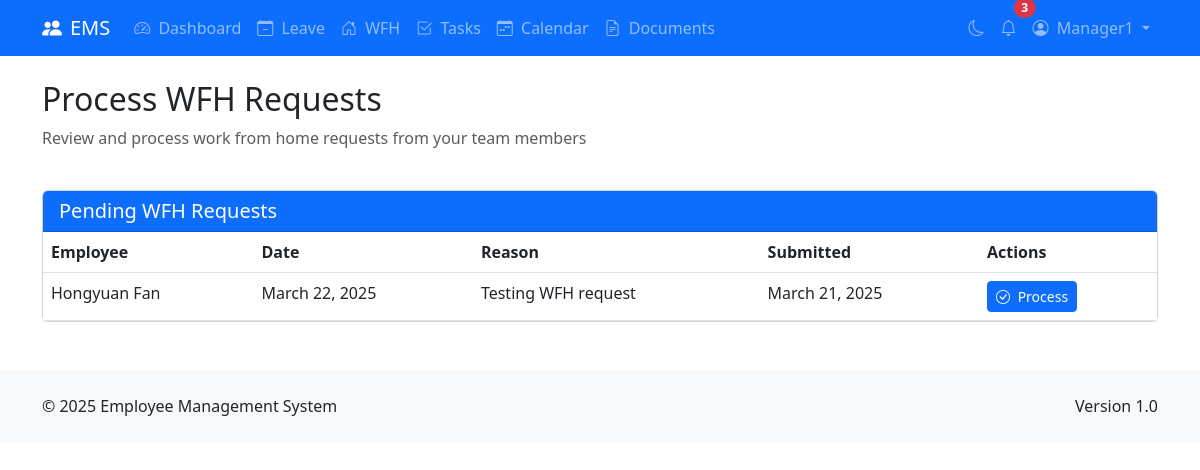
Page /wfh/process/ (signed in) on the committed database.
### accounts/models.py (models this page shows, shortened)
class CustomUser(AbstractUser):
    EMPLOYEE = 'employee'
    MANAGER = 'manager'
    HR = 'hr'
    ADMIN = 'admin'
    USER_TYPES = [
        (EMPLOYEE, 'Employee'),
        (MANAGER, 'Manager'),
        (HR, 'HR'),
        (ADMIN, 'Admin'),
    ]
    IT = 'it'
    HR_DEPT = 'hr'
    FINANCE = 'finance'
    MARKETING = 'marketing'
    SALES = 'sales'
    OPERATIONS = 'operations'
    CUSTOMER_SERVICE = 'customer_service'
    RESEARCH = 'research'
    DEPARTMENTS = [
        (IT, 'Information Technology'),
        (HR_DEPT, 'Human Resources'),
        (FINANCE, 'Finance'),
        (MARKETING, 'Marketing'),
        (SALES, 'Sales'),
        (OPERATIONS, 'Operations'),
        (CUSTOMER_SERVICE, 'Customer Service'),
        (RESEARCH, 'Research & Development'),
    ]
    user_type = models.CharField(max_length=20, choices=USER_TYPES, default=EMPLOYEE)
    department = models.CharField(max_length=20, choices=DEPARTMENTS, null=True, blank=True)
    phone_number = models.CharField(max_length=20, blank=True)
    address = models.TextField(blank=True)
    emergency_contact = models.CharField(max_length=100, blank=True)
    date_of_birth = models.DateField(null=True, blank=True)
    hire_date = models.DateField(null=True, blank=True)
    profile_picture = models.ImageField(upload_to=profile_picture_upload_path, null=True, blank=True)
    manager = models.ForeignKey(
        'self',
        on_delete=models.SET_NULL,
        null=True,
        blank=True,
        related_name='managed_employees'
    )
    def is_manager_or_above(self):
        return self.user_type in [self.MANAGER, self.HR, self.ADMIN]
    def get_pending_wfh_requests(self):
        from wfh_system.models import WFHRequest
        return WFHRequest.objects.filter(
            user__in=self.managed_employees.all(),
            status=WFHRequest.PENDING
        )

### wfh_system/models.py (models this page shows, shortened)
class WFHRequest(models.Model):
    PENDING = 'pending'
    APPROVED = 'approved'
    REJECTED = 'rejected'
    CANCELLED = 'cancelled'
    STATUS_CHOICES = [
        (PENDING, 'Pending'),
        (APPROVED, 'Approved'),
        (REJECTED, 'Rejected'),
        (CANCELLED, 'Cancelled'),
    ]
    user = models.ForeignKey(
        settings.AUTH_USER_MODEL,
        on_delete=models.CASCADE,
        related_name='wfh_requests'
    )
    date = models.DateField()
    reason = models.TextField()
    status = models.CharField(max_length=20, choices=STATUS_CHOICES, default=PENDING)
    processed_by = models.ForeignKey(
        settings.AUTH_USER_MODEL,
        on_delete=models.SET_NULL,
        null=True,
        blank=True,
        related_name='wfh_requests_processed'
    )
    processed_at = models.DateTimeField(null=True, blank=True)
    rejection_reason = models.TextField(blank=True)
    created_at = models.DateTimeField(auto_now_add=True)
    class Meta:
        ordering = ['-created_at']
        unique_together = ['user', 'date']

### wfh_system/views.py (the view)
# urls.py: path('process/', views.wfh_request_process_list, name='wfh_request_process_list'),
@login_required
def wfh_request_process_list(request):
    if not request.user.is_manager_or_above():
        messages.error(request, 'You do not have permission to access this page.')
        return redirect('dashboard')
    pending_requests = request.user.get_pending_wfh_requests()
    return render(request, 'wfh_system/wfh_request_process_list.html', {
        'pending_requests': pending_requests
    })

### wfh_system/templates/wfh_system/wfh_request_process_list.html (shortened to what this page needs)
{% extends 'base.html' %}
{% load static %}
{% block extra_css %}
<link rel="stylesheet" href="{% static 'css/custom.css' %}">
{% endblock %}
{% block content %}
<div class="container mt-4">
    <div class="row mb-4">
        <div class="col-md-8">
            <h2>Process WFH Requests</h2>
            <p class="text-muted">Review and process work from home requests from your team members</p>
        </div>
    </div>
    <div class="row">
        <div class="col-12">
            {% if pending_requests %}
                <div class="card">
                    <div class="card-header bg-primary text-white">
                        <h5 class="mb-0">Pending WFH Requests</h5>
                    </div>
                    <div class="table-responsive">
                        <table class="table table-hover mb-0">
                            <thead>
                                <tr>
                                    <th>Employee</th>
                                    <th>Date</th>
                                    <th>Reason</th>
                                    <th>Submitted</th>
                                    <th>Actions</th>
                                </tr>
                            </thead>
                            <tbody>
                                {% for request in pending_requests %}
                                    <tr>
                                        <td>{{ request.user.get_full_name }}</td>
                                        <td>{{ request.date|date:"F d, Y" }}</td>
                                        <td>{{ request.reason|truncatechars:50 }}</td>
                                        <td>{{ request.created_at|date:"F d, Y" }}</td>
                                        <td>
                                            <a href="{% url 'wfh_request_process' request.id %}" class="btn btn-sm btn-primary">
                                                <i class="bi bi-check-circle me-1"></i> Process
                                            </a>
                                        </td>
                                    </tr>
                                {% endfor %}
                            </tbody>
                        </table>
                    </div>
                </div>
            {% else %}
                <div class="alert alert-info">
                    <i class="bi bi-info-circle me-2"></i> No pending WFH requests to process.
                </div>
            {% endif %}
        </div>
    </div>
</div>
{% endblock %}

### templates/base.html (shortened to what this page needs)
<!DOCTYPE html>
<html lang="en">
<head>
    <link href="https://cdn.jsdelivr.net/npm/bootstrap@5.3.0/dist/css/bootstrap.min.css" rel="stylesheet">
    <link rel="stylesheet" href="https://cdn.jsdelivr.net/npm/bootstrap-icons@1.10.0/font/bootstrap-icons.css">
    {% block extra_css %}{% endblock %}
</head>
<body>
    {% if user.is_authenticated %}
    <nav class="navbar navbar-expand-lg navbar-dark bg-primary">
        <div class="container">
            <a class="navbar-brand" href="{% url 'dashboard' %}">
                <i class="bi bi-people-fill me-2"></i>EMS
            </a>
            <div class="collapse navbar-collapse" id="navbarNav">
                <ul class="navbar-nav me-auto">
                    <li class="nav-item">
                        <a class="nav-link" href="{% url 'dashboard' %}">
                            <i class="bi bi-speedometer2 me-1"></i> Dashboard
                        </a>
                    </li>
                    <li class="nav-item">
                        <a class="nav-link" href="{% url 'leave_request_list' %}">
                            <i class="bi bi-calendar-minus me-1"></i> Leave
                        </a>
                    </li>
                    <li class="nav-item">
                        <a class="nav-link" href="{% url 'wfh_request_list' %}">
                            <i class="bi bi-house-door me-1"></i> WFH
                        </a>
                    </li>
                    <li class="nav-item">
                        <a class="nav-link" href="{% url 'task_list' %}">
                            <i class="bi bi-check2-square me-1"></i> Tasks
                        </a>
                    </li>
                    <li class="nav-item">
                        <a class="nav-link" href="{% url 'calendar_view' %}">
                            <i class="bi bi-calendar-week me-1"></i> Calendar
                        </a>
                    </li>
                    <li class="nav-item">
                        <a class="nav-link" href="{% url 'document_list' %}">
                            <i class="bi bi-file-earmark-text me-1"></i> Documents
                        </a>
                    </li>
                </ul>
                <ul class="navbar-nav">
                    <li class="nav-item">
                        <a class="nav-link" href="#" id="dark-mode-toggle">
                            <i class="bi bi-moon" id="dark-mode-icon"></i>
                        </a>
                    </li>
                    <li class="nav-item">
                        <a class="nav-link position-relative" href="#">
                            <i class="bi bi-bell"></i>
                            <span class="position-absolute top-0 start-100 translate-middle badge rounded-pill bg-danger notification-badge" id="notification-badge">
                                3
                            </span>
                        </a>
                    </li>
                    <li class="nav-item dropdown">
                        <a class="nav-link dropdown-toggle" href="#" id="navbarDropdown" role="button" data-bs-toggle="dropdown" aria-expanded="false">
                            {% if user.profile_picture %}
                                <img src="{{ user.profile_picture.url }}" alt="Profile" class="rounded-circle me-1" style="width: 24px; height: 24px; object-fit: cover;">
                            {% else %}
                                <i class="bi bi-person-circle me-1"></i>
                            {% endif %}
                            {{ user.get_full_name|default:user.username }}
                        </a>
                    </li>
                </ul>
            </div>
        </div>
    </nav>
    {% endif %}
    {% block content %}{% endblock %}
    <footer class="bg-light py-4 mt-5">
        <div class="container">
            <div class="row">
                <div class="col-md-6">
                    <p class="mb-0">&copy; 2025 Employee Management System</p>
                </div>
                <div class="col-md-6 text-md-end">
                    <p class="mb-0">Version 1.0</p>
                </div>
            </div>
        </div>
    </footer>
</body>
</html>

### rows in the picture
CustomUser: get_full_name "Manager1"
WFHRequest: user.get_full_name "Hongyuan Fan", date "March 22, 2025", reason "Testing WFH request", created_at "March 21, 2025"
